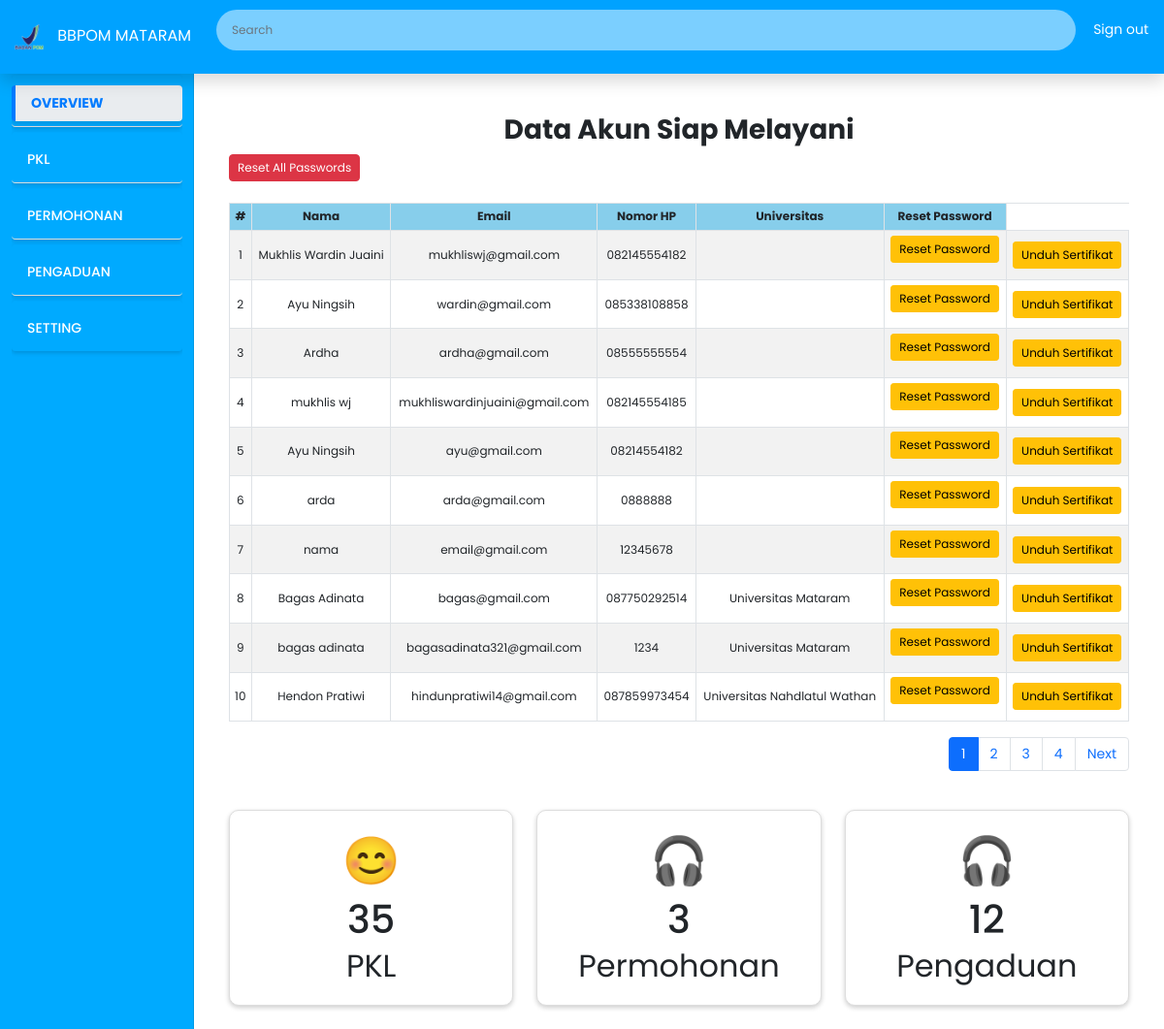
The page /admin.php (signed in) on the database its author committed.
### tables this page shows
CREATE TABLE `users` (
  `id` int(6) NOT NULL,
  `nama` varchar(50) NOT NULL,
  `email` varchar(50) NOT NULL,
  `universitas` varchar(255) DEFAULT NULL,
  `no_hp` varchar(20) NOT NULL,
  `password` text NOT NULL,
  `status` varchar(20) DEFAULT NULL,
  `foto` text NOT NULL
);

### admin.php (the view, shortened to what this page needs)
<?php
include('koneksi.php');
$limit = 10;
$page = isset($_GET['page']) ? (int)$_GET['page'] : 1;
$offset = ($page - 1) * $limit;
$search = isset($_GET['search']) ? mysqli_real_escape_string($conn, $_GET['search']) : '';
$sql2 = "SELECT * FROM users WHERE
        nama LIKE '%$search%' OR
        email LIKE '%$search%' OR
        universitas LIKE '%$search%' OR
        no_hp LIKE '%$search%' LIMIT ?, ?";
$stmt = $conn->prepare($sql2);
$stmt->bind_param("ii", $offset, $limit);
$stmt->execute();
$result2 = $stmt->get_result();
$total_sql = "SELECT COUNT(*) AS total FROM users";
$total_result = $conn->query($total_sql);
$total_row = $total_result->fetch_assoc();
$total_pages = ceil($total_row['total'] / $limit);
$sql = "SELECT COUNT(*) as jumlah FROM kunjungan WHERE nama != 'NULL'";
$result = mysqli_query($conn, $sql);
$permohonan = mysqli_fetch_assoc($result)['jumlah'];
$sql = "SELECT COUNT(*) as jumlah FROM pengaduan WHERE nama != 'NULL'";
$result = mysqli_query($conn, $sql);
$pengaduan = mysqli_fetch_assoc($result)['jumlah'];
$sql = "SELECT COUNT(*) as jumlah FROM users WHERE status = 'active'";
$result = mysqli_query($conn, $sql);
$sedang_pkl = mysqli_fetch_assoc($result)['jumlah'];
?>
<!DOCTYPE html>
<html lang="en">
<head>
    <link rel="stylesheet" href="https://cdn.jsdelivr.net/npm/sweetalert2@11/dist/sweetalert2.min.css">
    <link href="https://cdn.jsdelivr.net/npm/bootstrap@5.0.2/dist/css/bootstrap.min.css" rel="stylesheet"
>
    <link rel="stylesheet" href="Asset/CSS/custom4.css">
</head>
<body>
<?php include 'header_admin.php'; ?>
    <div class="container-fluid">
        <div class="row">
        <?php include('sidebar_admin.php'); ?>
            <div class="col-md-9 ms-sm-auto col-lg-10 px-md-4 mt-5">
                <div
                    class="d-flex justify-content-between flex-wrap flex-md-nowrap align-items-center pt-3 pb-2 mb-3">
                </div>
            </div>
            <div class="col-md-9 ms-sm-auto col-lg-10 ">
                <div class="container mt-2">
                    <div class="text-center">
                        <h3 class="fw-bold">Data Akun Siap Melayani</h3>
                    </div>
                    <div class="table-responsive">
                        <form method="POST" action="function/reset_all_pw.php">
                            <button type="kirim" class="btn btn-danger mb-2" name="updatePasswords" onclick="return confirm('Are you sure you want to update all passwords?');">
                                Reset All Passwords
                            </button>
                        </form>
                        <table class="table table-bordered table-striped table-hover text-center">
                            <thead class="table" style="background-color: skyblue;">
                                <tr>
                                    <th>#</th>
                                    <th>Nama</th>
                                    <th>Email</th>
                                    <th>Nomor HP</th>
                                    <th>Universitas</th>
                                    <th>Reset Password</th>
                                </tr>
                            </thead>
                            <tbody>
                                <?php
                                $no = 1;
                                while ($row2 = mysqli_fetch_assoc($result2)) {
                                    echo "<tr>";
                                    echo "<td>{$no}</td>";
                                    echo "<td>{$row2['nama']}</td>";
                                    echo "<td>{$row2['email']}</td>";
                                    echo "<td>{$row2['no_hp']}</td>";
                                    echo "<td>{$row2['universitas']}</td>";
                                    echo "<td>
                                        <form action='function/reset_password.php' method='POST'>
                                            <input type='hidden' name='nama' value='{$row2['nama']}'>
                                            <input type='hidden' name='user_id' value='{$row2['id']}'>
                                            <button type='submit' class='btn btn-warning btn-sm'>Reset Password</button>
                                        </form>
                                    </td>";
                                    echo "
                                        <td>
                                            <button
                                                type='button'
                                                class='btn btn-warning btn-sm btn-upload-pdf'
                                                data-bs-toggle='modal'
                                                data-bs-target='#unduhSertifikatModal'
                                                data-id='{$row2['id']}'
                                                data-nama='{$row2['nama']}'>
                                                Unduh Sertifikat
                                            </button>
                                        </td>
                                    ";
                                    echo "</tr>";
                                    $no++;
                                }
                                ?>
                            </tbody>
                        </table>
                        <nav aria-label="Page navigation">
                            <ul class="pagination justify-content-end">
                                <?php for ($i = 1; $i <= $total_pages; $i++): ?>
                                    <li class="page-item <?php echo ($i == $page) ? 'active' : ''; ?>">
                                        <a class="page-link" href="?page=<?php echo $i; ?>"><?php echo $i; ?></a>
                                    </li>
                                <?php endfor; ?>
                                <?php if ($page < $total_pages): ?>
                                    <li class="page-item"><a class="page-link" href="?page=<?php echo $page + 1; ?>">Next</a></li>
                                <?php endif; ?>
                            </ul>
                        </nav>
                    </div>
                    <div class="row my-4">
                        <div class="col-md-4" >
                            <div class="card p-3">
                                <div class="card-icon">😊</div>
                                <h2><?php echo $sedang_pkl; ?></h2>
                                <p class="card-title">PKL</p>
                            </div>
                        </div>
                        <div class="col-md-4">
                        <div onclick="toggleDropdown()" class="card p-3">
                            <div class="card-icon">🎧</div>
                            <h2><?php echo $permohonan; ?></h2>
                            <p class="card-title">Permohonan</p>
                        </div>
                    </div>
                        <div class="col-md-4">
                            <div class="card p-3">
                                <div class="card-icon">🎧</div>
                                <h2><?php echo $pengaduan; ?></h2>
                                <p class="card-title">Pengaduan</p>
                            </div>
                        </div>
                    </div>
</body>
</html>

### Asset/CSS/custom4.css (style rules this page uses)
body { font-size: 0.875rem; margin: 0; padding: 0; font-family: 'Poppins', sans-serif; }
.text-center { font-size: 20px; }
.table { font-size: 0.75rem; }
.table th, .table td { padding: 0.3rem; vertical-align: middle; }
.btn { font-size: 0.75rem; padding: 0.25rem 0.5rem; }
.card { border-radius: 10px; box-shadow: 0 4px 8px rgba(0, 0, 0, 0.1); text-align: center; z-index: 0; transition: transform 0.3s, background-color 0.3s; cursor: pointer; }
.card h2 { font-size: 2.5rem; margin: 0; color: inherit; }
.card .card-title { font-size: 2rem; margin: 0; color: inherit; }
.card .card-icon { font-size: 3rem; color: inherit; }
.card .card-icon { font-size: 3rem; color: #777; }

### admin.php (style rules this page uses)
.card { flex: 0 0 calc(33.333% - 1rem); box-shadow: 0 2px 5px rgba(0, 0, 0, 0.2); border: 1px solid #ddd; padding: 1rem; text-align: center; }
.card h2 { font-size: 2.5rem; margin: 0; color: inherit; }
.card .card-icon { font-size: 3rem; color: inherit; }
.card .card-icon { font-size: 3rem; color: #777; }

### rows shown on the page
users: nama "Mukhlis Wardin Juaini", email "mukhliswj@gmail.com", no_hp "082145554182"
users: nama "Ayu Ningsih", email "wardin@gmail.com", no_hp "085338108858"
users: nama "Ardha", email "ardha@gmail.com", no_hp "08555555554"
users: nama "mukhlis wj", email "mukhliswardinjuaini@gmail.com", no_hp "082145554185"
users: nama "Ayu Ningsih", email "ayu@gmail.com", no_hp "08214554182"
users: nama "arda", email "arda@gmail.com", no_hp "0888888"
users: nama "nama", email "email@gmail.com", no_hp "12345678"
users: nama "Bagas Adinata", email "bagas@gmail.com", no_hp "087750292514", universitas "Universitas Mataram"
users: nama "bagas adinata", email "bagasadinata321@gmail.com", no_hp "1234", universitas "Universitas Mataram"
users: nama "Hendon Pratiwi", email "hindunpratiwi14@gmail.com", no_hp "087859973454", universitas "Universitas Nahdlatul Wathan"

### other values the page prints
$item['title'] "OVERVIEW"
$item['title'] "PKL"
$item['title'] "PERMOHONAN"
$item['title'] "PENGADUAN"
$item['title'] "SETTING"
$sedang_pkl "35"
$permohonan "3"
$pengaduan "12"
